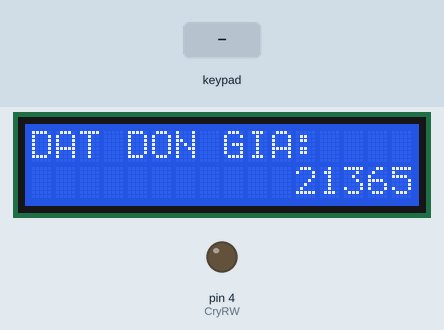
Simulated run of this sketch. Board: Arduino Uno, built with avr-gcc and run on an emulated ATmega328P. On the bench: 16×2 character LCD, output pins drawn as LEDs (lit = HIGH). Wiring (inferred from the names in the program): 4×4 keypad with keys 1 2 3 A 4 5 6 B 7 8 9 C * 0 # D (labels assumed): rows pin 10, pin 11, pin 12, pin 13; columns pin 6, pin 7, pin 8, pin 9. Inputs (shaded band) come from the test bench. Pins used as bus, display or sensor lines are not drawn.

Above: at 3.2 s.
3.3 s: key '*' pressed
At 4.6 s:
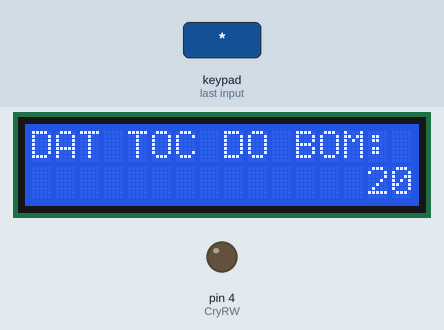
4.9 s: keypad keys 1 2 * pressed 0.4 s apart
At 6.4 s:
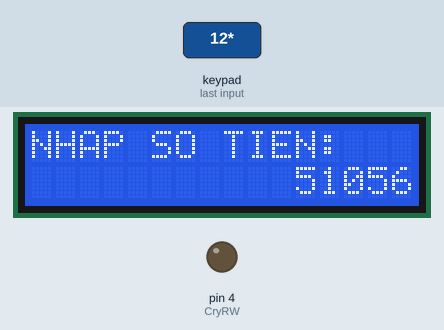
7.6 s: keypad keys 2 5 * pressed 0.4 s apart
At 9.2 s:
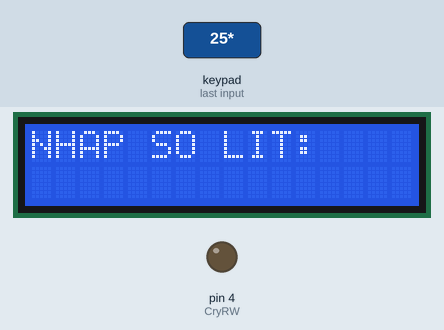
10.3 s: key '*' pressed
At 11.1 s:
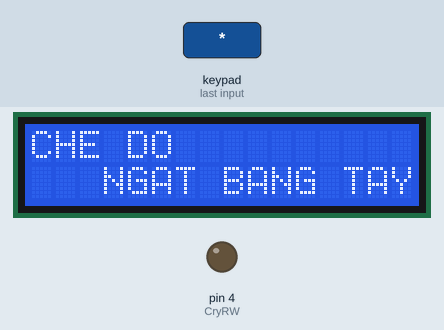
11.9 s: key 'D' pressed
At 13.2 s:
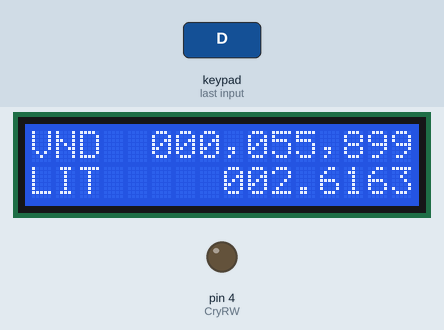
Timing chart, 0 to 14.5 s (numbered marks = the images above; inputs shaded):
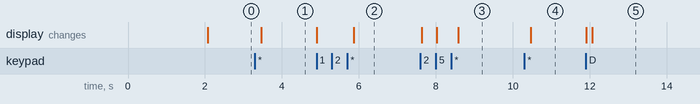

The sketch:

cayxang.ino
```cpp
/* //////////////// DEFINE PINS ///////////// */
/* LIQUID CRYSTAL DISPLAY PINS */
#define CryD7 A3
#define CryD6 A2
#define CryD5 A1
#define CryD4 A0
#define CryEn 5
#define CryRW 4
#define CryRegSel 3
#define CryContrast A5

/* 4 ROWS, 4 COLS FOR INPUT SCAN/OUTPUT */
#define c1 6
#define c2 7
#define c3 8
#define c4 9
#define r1 10
#define r2 11
#define r3 12
#define r4 13

#include <LiquidCrystal.h>
LiquidCrystal lcd(CryRegSel, CryEn, CryD4, CryD5, CryD6, CryD7);

/* Current settings & limits
  [0] - (Not used)
  [1] - set unit price
  [2] - set pump speed
  [3] - set demand price
  [4] - set demand litter
*/
unsigned long settingMode[5] = {0, 21365, 20, 51056, 0};
unsigned long limitMode[2][5] = {{0, 10000, 10, 0, 0},{0, 60000, 1000, 7000000, 999}};

/* Mode indicators
  0 - working
  1,2,3,4 - currently setting for these index
*/
byte MODE = 1;
byte prevMODE = 0;

/* Minimum time between two input reading procedure, in millisecond(s) */
unsigned long debounceTime = 40;
bool block; // input reading enable

/* Value for LCD printing */
String line1[2];         // String line 1
String line2[2];         // String line 2
unsigned long nline2[2]; // Number line 2

/* Current state, Previous state, Row, Col */
int state[15][4];
unsigned long buttonDebounce[13];

float currentPrice[2] = {40000, 0};
float currentLitter[2] = {0, 0};

void setup() {
  // 4 COLs
  pinMode(c1, INPUT); // Switches 7, 4, 1, Set
  pinMode(c2, INPUT); // Switches 8, 5, 2, 0
  pinMode(c3, INPUT); // Switches 9, 6, 3, Del
  pinMode(c4, INPUT); // Switches Mode1, Led, Mode2, Pump

  // 4 ROWs
  pinMode(r1, INPUT);
  pinMode(r2, INPUT);
  pinMode(r3, INPUT);
  pinMode(r4, INPUT);

  state[0][2] = r4;             state[0][3] = c2;
  state[1][2] = r3;             state[1][3] = c1;
  state[2][2] = r3;             state[2][3] = c2;
  state[3][2] = r3;             state[3][3] = c3;
  state[4][2] = r2;             state[4][3] = c1;
  state[5][2] = r2;             state[5][3] = c2;
  state[6][2] = r2;             state[6][3] = c3;
  state[7][2] = r1;             state[7][3] = c1;
  state[8][2] = r1;             state[8][3] = c2;
  state[9][2] = r1;             state[9][3] = c3;
  state[10][2] = r4;/* Pump */  state[10][3] = c4;
  state[11][2] = r4;/* Del  */  state[11][3] = c3;
  state[12][2] = r4;/* Set  */  state[12][3] = c1;
  /* 13 - LED */
  /* 14-Switch 2 terminals r1,r3 - c4 */

  // LCD Setup
  pinMode(CryContrast, OUTPUT);
  pinMode(CryRW, OUTPUT);
  digitalWrite(CryRW, 0);
  analogWrite(CryContrast, 1000);
  lcd.begin(16, 2);
  LCDprint2("   DO AN TKLL   ", "GIA LAP CAY XANG");
  delay(2000);
  lcd.clear();

  // Initialization
  for (int i = 0; i < 15; i++) {
    state[i][0] = 1;
    state[i][1] = 1;
    buttonDebounce[i] = millis();
  }

  Serial.begin(9600);
}

void loop() {
  /* //////////////// READ INPUT ///////////// */
  // READ SWITCH
  pinMode(r1, OUTPUT); digitalWrite(r1, HIGH);
  pinMode(r3, OUTPUT); digitalWrite(r3, LOW);
  pinMode(c4, INPUT_PULLUP);
  state[14][0] = digitalRead(c4);
  pinMode(r1, INPUT);
  pinMode(r3, INPUT);
  pinMode(c4, INPUT);

  // SCAN BUTTONS
  if (millis() % debounceTime > debounceTime/2) {
    if (block == false) {
      for (int i = 0; i < 13; i++) {
        pinMode(state[i][2], OUTPUT);       // ROW
        digitalWrite(state[i][2], LOW);
        pinMode(state[i][3], INPUT_PULLUP); // COL
        state[i][0] = digitalRead(state[i][3]);
        pinMode(state[i][2], INPUT);      // ROW
        pinMode(state[i][3], INPUT);      // COL
      }
    }
    block = true;
  } else block = false;


  /* //////////////// PROCESSING ///////////// */
  // ** MODE
  if ((state[12][0] != state[12][1]) && (state[12][0] == 1)) {
    MODE++;
    if (MODE > 4)
      MODE = limitVerify();
  }
  switch (MODE) {
    case 1: {
        line1[0] = "DAT DON GIA:";
        nline2[0] = settingMode[MODE];
        break;
      }
    case 2: {
        line1[0] = "DAT TOC DO BOM:";
        nline2[0] = settingMode[MODE];
        break;
      }
    case 3: {
        line1[0] = "NHAP SO TIEN:";
        nline2[0] = settingMode[MODE];
        break;
      }
    case 4: {
        line1[0] = "NHAP SO LIT:";
        nline2[0] = settingMode[MODE];
        break;
      }
    default: break;
  }

  for (int i = 0; i <= 12; i++) {
    // ** BUTTON Act
    if ((state[i][0] != state[i][1]) && (state[i][1] == 1)) {
      // Number button pressed
      if ((i >= 0) && (i <= 9) && (MODE != 0)) {
        settingMode[MODE] = settingMode[MODE] * 10 + i;

        // Prevent user from input excess the limits
        if (settingMode[MODE] > limitMode[1][MODE]) {
          settingMode[MODE] = (settingMode[MODE] - i) / 10;
        }

        // If both demand litter and demand price is set, only the demand price is used for pumping.
        if ((settingMode[3] != 0) && (settingMode[4] != 0)) {
          settingMode[4] = 0;
        }
      }

      // DELETE button pressed
      if ((i == 11) && (MODE != 0)) {
        settingMode[MODE] = (settingMode[MODE] - (settingMode[MODE] % 10)) / 10;
      }
    }
  }

  // ** Calculations
  if (MODE == 0) { // Working Mode
    // ** LED STATE
    if (state[14][0] != state[14][1]) { // Reset pumping value on Working Mode change
      currentPrice[0] = 0;
      currentLitter[0] = 0;
    }
    if (state[10][0] == 0) {            // When press the Pump button
      state[13][0] = 1;        // set the LED on
      if (state[14][0] == 0) { // Automatic Mode
        if ((settingMode[4] == 0) && (settingMode[3] != 0)) {
          // Automatic - By Price
          currentPrice[0] += settingMode[2] * 30 + 1;
          currentLitter[0] = long(currentPrice[0] * 10000 / float(settingMode[1]));
          if (currentPrice[0] > settingMode[3]) {
            currentPrice[0] = settingMode[3];
            currentLitter[0] = long((float(settingMode[3]) / settingMode[1]) * 10000);
            state[13][0] = 0;
          }
        }
        if ((settingMode[4] != 0) && (settingMode[3] == 0)) {
          // Automatic - By Litter
          currentLitter[0] += long((settingMode[2] * 30 + 1) * 10000 / float(settingMode[1]));
          currentPrice[0] = long((currentLitter[0] / 10000) * float(settingMode[1]));
          if (currentLitter[0] > settingMode[4] * 10000) {
            currentLitter[0] = settingMode[4] * 10000;
            currentPrice[0] = settingMode[4] * settingMode[1];
            state[13][0] = 0;
          }
        }
      } else { // Manual Mode
        currentPrice[0] += settingMode[2] * 30 + 1;
        currentLitter[0] = long(currentPrice[0] * 10000 / float(settingMode[1]));
      }
    } else {                    // When release the Pump button
      state[13][0] = 0;         // Set the LED off
      if (state[14][0] == 0) {
        line2[0] = "TU DONG NGAT";
      }
      if (state[14][0] == 1) {
        line2[0] = "NGAT BANG TAY";
      }
      if (prevMODE != 0) { // Reset pumping value if user switch from Setting Mode to Working Mode
        line1[0] = "CHE DO";
        currentPrice[0] = 0;
        currentLitter[0] = 0;
      }
    }
  } else { // Setting Mode
    nline2[0] = settingMode[MODE];
    state[13][0] = 0;
  }

  // ** Print on LCD
  if ( (line1[1] != line1[0]) || (nline2[1] != nline2[0])
       || (line2[0] != line2[1]) || (currentPrice[0] != currentPrice[1])
       || (currentLitter[0] != currentLitter[1])) {
    if (MODE == 0) { // Working Mode
      if (state[10][0] == 0) {
        LCDpump(currentPrice[0], currentLitter[0]);
        delay(5);
      } else {
        LCDprint2(line1[0], line2[0]);
      }
    } else { // Setting Mode
      LCDprint(line1[0], nline2[0]);
    }
  }

  // ** Pumping indicator LED
  pinMode(r2, OUTPUT); digitalWrite(r2, LOW);
  pinMode(c4, OUTPUT);
  if (state[13][0] == 1) {
    digitalWrite(c4, HIGH); // TURN ON LED
    delay(2);
  } else {
    digitalWrite(c4, LOW); // TURN OFF LED
  }
  pinMode(c4, INPUT);
  pinMode(r2, INPUT);

  // ** Save previous values
  line1[1] = line1[0]; nline2[1] = nline2[0]; line2[1] = line2[0];
  currentPrice[1] = currentPrice[0];
  currentLitter[1] = currentLitter[0];

  prevMODE = MODE;
  for (int i = 0; i <= 14; i++) {
    if (i != 13)
      state[i][1] = state[i][0];
  }
}

/* //////////////// CUSTOM FUNCTION DEFINITION ///////////// */

// Return working mode if setting values are all valid, else return the invalid setting mode.
byte limitVerify() {
  for (int i = 4; i>=0; i--) {
    if (i == 0) return 0;
    if (settingMode[i] < limitMode[0][i]) return i;
  }
}

// find X start position for printing number
byte findStartLCD(unsigned long value, unsigned long right) {
  byte startb = 0;
  unsigned long x = value;
  while (x > 0) {
    x /= 10;
    startb++;
  }
  return (right - startb);
}

// Print string on line 1, number on line 2
void LCDprint(String a, unsigned long b) {
  lcd.clear();
  lcd.setCursor(0, 0);
  lcd.print (a);
  lcd.setCursor(findStartLCD(b, 16), 1);
  lcd.print(b);
  return;
}

// Print string on 2 lines
void LCDprint2(String a, String b) {
  lcd.clear();
  lcd.setCursor(0, 0);
  lcd.print (a);
  lcd.setCursor(16 - b.length(), 1);
  lcd.print(b);
  return;
}

// Screen when it's pumping
void LCDpump(unsigned long a, unsigned long b) {
  lcd.clear();
  lcd.setCursor(0, 0); lcd.print("VND  000,000,000");
  lcd.setCursor(0, 1); lcd.print("LIT     000.0000");

  lcd.setCursor(findStartLCD(b % 10000, 16), 1);
  lcd.print(b % 10000);

  lcd.setCursor(findStartLCD(b / 10000, 11), 1);
  lcd.print(b / 10000);
  lcd.setCursor(11, 1);
  lcd.print(".");

  lcd.setCursor(findStartLCD(a % 1000, 16), 0);
  lcd.print(a % 1000);
  lcd.setCursor(findStartLCD((a / 1000) % 1000, 12), 0);
  lcd.print((a / 1000) % 1000);
  lcd.setCursor(findStartLCD((a / 1000000) % 1000, 8), 0);
  lcd.print((a / 1000000) % 1000);
  lcd.setCursor(12, 0);
  lcd.print(",");
  lcd.setCursor(8, 0);
  lcd.print(",");
  return;
}
```

Measured:
- after the input at 3.3 s, the display: changes after 0.17 s (image 1)
- after the input at 4.9 s, the display: first changes at once (image 2 shows a later state)
- after the input at 7.6 s, the display: first changes at once (image 3 shows a later state)
- after the input at 10.3 s, the display: changes after 0.17 s (image 4)
- after the input at 11.9 s, the display: first changes at once (image 5 shows a later state)
